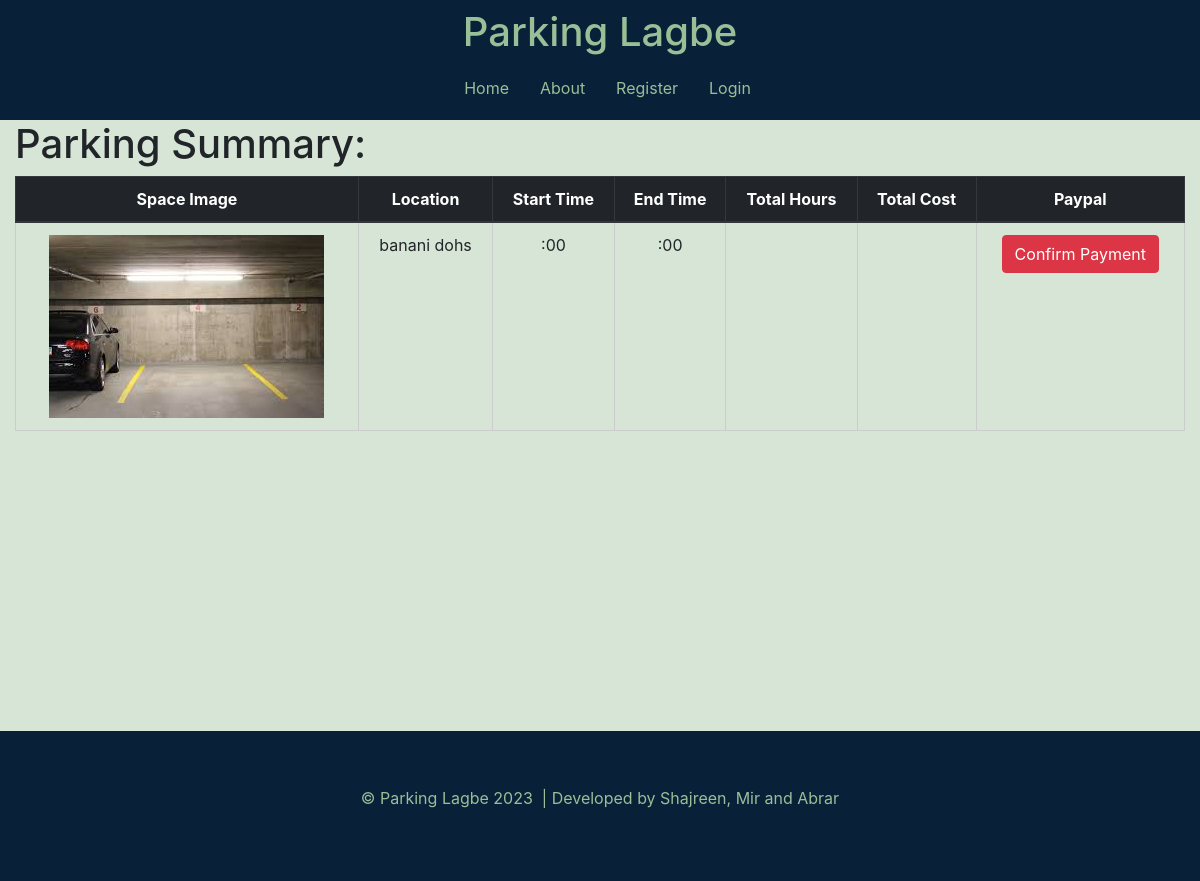
Page /PHP/payment.php?pid=16 on the committed database.
### tables this page shows
CREATE TABLE `parkingspotdetails` (
  `PID` int(11) NOT NULL,
  `UID` int(11) NOT NULL,
  `Plocation` varchar(30) NOT NULL,
  `Pcoordinate` point NOT NULL,
  `Pphoto` text NOT NULL,
  `Psize` varchar(20) NOT NULL,
  `Costhour` float NOT NULL,
  `Security` varchar(40) NOT NULL,
  `Others` varchar(60) NOT NULL
);

### PHP/payment.php (the view, shortened to what this page needs)
<?php
require_once "connect.php";
?>
<html lang="en">
<head>
  <link rel="stylesheet" type="text/css" href="../css/payment.css" />
  <link rel="stylesheet" href="https://cdn.jsdelivr.net/npm/bootstrap@4.1.3/dist/css/bootstrap.min.css"
 />
</head>
<body>
  <?php
  if(isset($_SESSION["username"]))
  {
    $user= $_SESSION["username"];
    echo '<nav class="navbar navbar-expand-lg navbar-light ">';
    echo '    <a class="navbar-brand" href="home.php">';
    echo '      <h1>Parking Lagbe</h1>';
    echo '    </a>';
    echo '    <button class="navbar-toggler btn-btn-success" type="button" data-toggle="collapse"';
    echo '      data-target="#navbarSupportedContent" aria-controls="navbarSupportedContent" aria-expanded="false"';
    echo '      aria-label="Toggle navigation">';
    echo '      <span class="navbar-toggler-icon"></span>';
    echo '    </button>';
    echo '    <div class="collapse navbar-collapse" id="navbarSupportedContent">';
    echo '      <ul class="navbar-nav">';
    echo '        <li class="nav-item active">';
    echo "          <a class='nav-link' href='userprofile.php'> $user <span class='sr-only'>(current)</span></a>";
    echo '        </li>';
    echo '        <li class="nav-item active">';
    echo '          <a class="nav-link" href="home.php">Home <span class="sr-only">(current)</span></a>';
    echo '        </li>';
    echo '        <li class="nav-item">';
    echo '          <a class="nav-link" href="about.php">About</a>';
    echo '        </li>';
    echo '        <li class="nav-item">';
    echo '          <a class="nav-link" href="logout.php">Logout</a>';
    echo '        </li>';
    echo '      </ul>';
    echo '    </div>';
    echo '  </nav>';
  }
  else{
echo '<nav class="navbar navbar-expand-lg navbar-light ">';
echo '    <a class="navbar-brand" href="home.php">';
echo '      <h1>Parking Lagbe</h1>';
echo '    </a>';
echo '    <div class="collapse navbar-collapse" id="navbarSupportedContent">';
echo '      <ul class="navbar-nav">';
echo '        <li class="nav-item active">';
echo '          <a class="nav-link" href="home.php">Home <span class="sr-only">(current)</span></a>';
echo '        </li>';
echo '        <li class="nav-item">';
echo '          <a class="nav-link" href="about.php">About</a>';
echo '        </li>';
echo '        <li class="nav-item">';
echo '          <a class="nav-link" href="register.php">Register</a>';
echo '        </li>';
echo '        <li class="nav-item">';
echo '          <a class="nav-link" href="login.php">Login</a>';
echo '        </li>';
echo '      </ul>';
echo '    </div>';
echo '  </nav>';
  }
  ?>
  <?php
      $pid=$_GET['pid'];
      $start=$_GET['start'];
      $end=$_GET['end'];
      $totalhrs=$_GET['hour'];
      $totalcost=$_GET['cost'];
      $sql="SELECT * FROM `parkingspotdetails` WHERE PID='$pid'";
      $result=mysqli_query($conn,$sql);
      $row=mysqli_fetch_assoc($result);
      $location=$row['Plocation'];
      $photo=$row['Pphoto'];
    ?>
 <?php
 echo "<form method='post'>";
 echo "<div class=\"container-fluid\">";
 echo "    <div>";
 echo "      <h1>Parking Summary:</h1>";
 echo "    </div>";
 echo "    <div class=\"table-responsive-md\">";
 echo "      <table class=\"table\">";
 echo "        <thead class=\"thead-dark\">";
 echo "          <tr>";
 echo "            <th scope=\"col\">Space Image</th>";
 echo "            <th scope=\"col\">Location</th>";
 echo "            <th scope=\"col\">Start Time</th>";
 echo "            <th scope=\"col\">End Time</th>";
 echo "            <th scope=\"col\">Total Hours</th>";
 echo "            <th scope=\"col\">Total Cost</th>";
 echo "            <th scope=\"col\">Paypal</th>";
 echo "          </tr>";
 echo "        </thead>";
 echo "        <tbody>";
 echo "          <tr>";
 echo "            <th scope=\"row\">  <img src='$photo' alt=\"\"> </th>";
 echo "            <td>$location</td>";
 if($start=="10" || $start=="20"){
  $strim=rtrim($start, '0');
  $strim=$strim.'0';
  }else{
    $strim=rtrim($start, '0');
  }
  if($end=="10" || $end=="20"){
    $etrim=rtrim($end, '0');
    $etrim=$etrim.'0';
  }
  else{
    $etrim=rtrim($end, '0');
  }
 echo "            <td>$strim:00</td>";
 echo "            <td>$etrim:00</td>";
 echo "            <td>$totalhrs</td>";
 echo "            <td>$totalcost</td>";
 echo "            <td><button type=\"submit\" name=\"submit\" class=\"btn btn-danger\">Confirm Payment</button></td>";
 echo "          </tr>";
 echo "        </tbody>";
 echo "      </table>";
 echo "    </div>";
 echo "  </div>";
 echo "</form>";
 ?>
  <footer class="myfoot">
    <p>
      ©&nbsp;Parking Lagbe 2023 &nbsp;| Developed by Shajreen, Mir and Abrar
    </p>
  </footer>
</body>
</html>

### Css/payment.css (style rules this page uses)
body { background-color: rgba(153, 191, 151, 0.4) !important; }
nav { display: block; background-color: #092039 !important; }
.nav-link { color: rgba(153, 191, 151, 1) !important; }
.navbar-brand { color: rgba(153, 191, 151, 1) !important; }
.myfoot { color: rgba(153, 191, 151, 1); margin-top: 300px !important; background-color: #092039; display: flex; justify-content: center; height: 150px; align-items: center; }
@media (min-width: 992px) { nav.navbar.navbar-expand-lg.navbar-light { flex-direction: column; height: 120px; } }
@media (min-width: 992px) { li { padding-left: 15px; } }
@media (min-width: 992px) { .nav-link { color: rgba(153, 191, 151, 1) !important; } }
@media (min-width: 992px) { .navbar-brand { color: rgba(153, 191, 151, 1) !important; margin: 0 !important; padding: 0 !important; } }
@media (min-width: 992px) { .myfoot { color: rgba(153, 191, 151, 1); margin-top: 300px; background-color: #092039; display: flex; justify-content: center; height: 150px; align-items: center; } }
@media (min-width: 992px) { td { padding: 10px; } }
@media (min-width: 992px) { table { width: 100%; border-collapse: collapse; } }
@media (min-width: 992px) { table, th, td { border: 1px solid #ccc; padding: 8px; text-align: center; } }
@media (min-width: 597px) { .myfoot { color: rgba(153, 191, 151, 1); margin-top: 50px; background-color: #092039; display: flex; justify-content: center; height: 150px; align-items: center; } }

### rows in the picture
parkingspotdetails: Pphoto (picture), Plocation "banani dohs"
